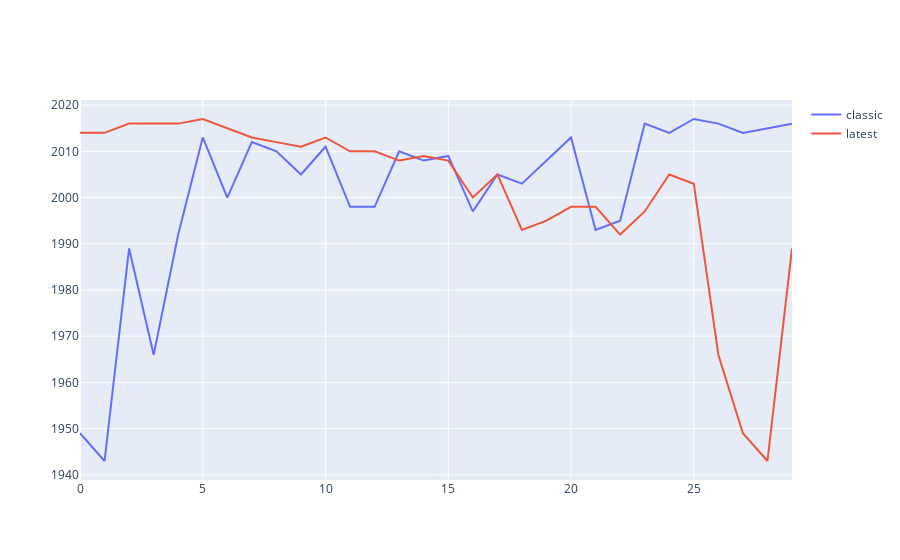

The cell this chart's notebook holds for it:
### Markdown cell above
### Ben Affleck vs Adam West
If we search for `batman`, how do the results compare?  Since the `classic` model prefered old movies it has old movies in the top position, and the opposite is true for the `latest` model.  To continue learning LTR, brainstorm more features and generate some real judgments for real queries.

### Code cell
import ltr.release_date_plot as rdp
rdp.plot(client, 'batman')

### Figure 1 — Plotly figure (JSON) as saved in the notebook; plotly's stock layout.template omitted (floating-point values rounded to 4 significant figures)
{"data": [{"mode": "lines", "name": "classic", "text": ["Batman and Robin (1.7171545)", "Batman (1.717093)", "Batman (-3.9823947)", "Batman (-4.039894)", "Batman Returns (-4.0950623)", "Batman: The Dark Knight Returns, Part 2 (-4.183458)", "Batman Beyond: Return of the Joker (-4.183458)", "Batman: The Dark Knight Returns, Part 1 (-4.183458)", "Batman: Under the Red Hood (-4.183458)", "Batman Begins (-4.183458)", "Batman: Year One (-4.183458)", "Batman & Mr. Freeze: SubZero (-4.183458)", "The Batman Superman Movie: World's Finest (-4.183458)", "Superman/Batman: Apocalypse (-4.183458)", "Batman: Gotham Knight (-4.183458)", "Superman/Batman: Public Enemies (-4.183458)", "Batman & Robin (-4.183458)", "The Batman vs Dracula (-4.183458)", "Batman: Mystery of the Batwoman (-4.183458)", "Batman Unmasked: The Psychology of the Dark Knight (-4.183458)", "Lego Batman: The Movie - DC Super Heroes Unite (-4.183458)", "Batman: Mask of the Phantasm (-4.2915115)", "Batman Forever (-4.3072495)", "Batman: The Killing Joke (-4.326436)", "Batman: Assault on Arkham (-4.326436)", "The Lego Batman Movie (-4.326436)", "Batman v Superman: Dawn of Justice (-4.326436)", "Son of Batman (-4.326436)", "Batman vs. Robin (-4.326436)", "Batman: Bad Blood (-4.326436)"], "type": "scatter", "x": [0, 1, 2, 3, 4, 5, 6, 7, 8, 9, 10, 11, 12, 13, 14, 15, 16, 17, 18, 19, 20, 21, 22, 23, 24, 25, 26, 27, 28, 29], "y": [1949, 1943, 1989, 1966, 1992, 2013, 2000, 2012, 2010, 2005, 2011, 1998, 1998, 2010, 2008, 2009, 1997, 2005, 2003, 2008, 2013, 1993, 1995, 2016, 2014, 2017, 2016, 2014, 2015, 2016]}, {"mode": "lines", "name": "latest", "text": ["Batman: Assault on Arkham (6.397678)", "Son of Batman (6.397678)", "Batman: The Killing Joke (1.3712516)", "Batman v Superman: Dawn of Justice (1.3712516)", "Batman: Bad Blood (1.3712516)", "The Lego Batman Movie (1.3712276)", "Batman vs. Robin (1.3711812)", "Batman: The Dark Knight Returns, Part 2 (0.94893146)", "Batman: The Dark Knight Returns, Part 1 (0.94893146)", "Batman: Year One (0.94893146)", "Lego Batman: The Movie - DC Super Heroes Unite (0.94893146)", "Batman: Under the Red Hood (-4.272274)", "Superman/Batman: Apocalypse (-4.272274)", "Batman: Gotham Knight (-4.272274)", "Superman/Batman: Public Enemies (-4.272274)", "Batman Unmasked: The Psychology of the Dark Knight (-4.272274)", "Batman Beyond: Return of the Joker (-4.272275)", "Batman Begins (-4.272275)", "Batman: Mask of the Phantasm (-4.272275)", "Batman Forever (-4.272275)", "Batman & Mr. Freeze: SubZero (-4.272275)", "The Batman Superman Movie: World's Finest (-4.272275)", "Batman Returns (-4.272275)", "Batman & Robin (-4.272275)", "The Batman vs Dracula (-4.272275)", "Batman: Mystery of the Batwoman (-4.272275)", "Batman (-4.381834)", "Batman and Robin (-4.381834)", "Batman (-4.381834)", "Batman (-4.38255)"], "type": "scatter", "x": [0, 1, 2, 3, 4, 5, 6, 7, 8, 9, 10, 11, 12, 13, 14, 15, 16, 17, 18, 19, 20, 21, 22, 23, 24, 25, 26, 27, 28, 29], "y": [2014, 2014, 2016, 2016, 2016, 2017, 2015, 2013, 2012, 2011, 2013, 2010, 2010, 2008, 2009, 2008, 2000, 2005, 1993, 1995, 1998, 1998, 1992, 1997, 2005, 2003, 1966, 1949, 1943, 1989]}], "layout": {}}
